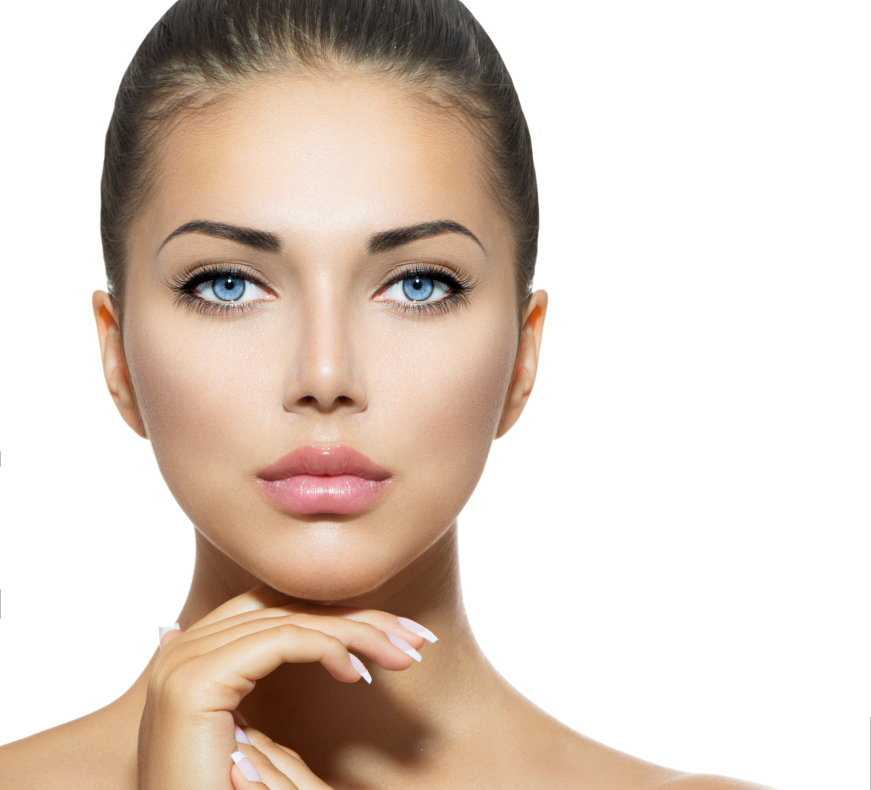
#> input picture assets/dataset1/visage_femme/1.png, 3484 x 3160 px, found by its file name (shown at 1/4 size); its folder holds only this picture in this run
$ jupyter execute --allow-errors face_detection.ipynb
#> lines starting #> are read from the running program, lines starting #| are printed output that depends on the picture
[cell 1]
import numpy as np
import cv2
import requests
import matplotlib.pyplot as plt
from sklearn.datasets import make_blobs, make_circles
from sklearn.metrics import accuracy_score, log_loss
from tqdm import tqdm

[cell 2]
# [10 lines left out: function initialisation, not called in this run]

[cell 3]
# [10 lines left out: function forward_propagation, not called in this run]

[cell 4]
# [15 lines left out: function back_propagation, not called in this run]

[cell 5]
# [9 lines left out: function update, not called in this run]

[cell 6]
# [5 lines left out: function predict, not called in this run]

[cell 7]
# [38 lines left out: function deep_neural_network, not called in this run]

[cell 8]
#########################################################################################

[cell 9]
import cv2
import numpy as np
import requests
import matplotlib.pyplot as plt
import matplotlib.image as mpimg
import sys
import datetime
from tensorflow import keras
from tensorflow.keras.models import Model
import tensorflow as tf

[cell 10]
url_face = r'https://drsainthillier.com/wp-content/uploads/2020/11/visage-homme-chiffres-fond.jpg'
#> (the rest of this cell did not finish here and is left out)

#> (a cell that did not finish here is left out)

#> (a cell that did not finish here is left out)

[cell 13]
#defining an identity kernel, will change nothing because each pixel will remain with is value
kernel = np.matrix([[0,0,0],[0,1,0],[0,0,0]])
print(kernel)
#> (the rest of this cell did not finish here and is left out)

[cell 14]
#defining a vertical edge detection kernel
kernel = np.matrix([[-10,0,10],[-10,0,10],[-10,0,10]])
print(kernel)
#> (the rest of this cell did not finish here and is left out)

[cell 15]
#defining an horizontal edge detection kernel
kernel = np.matrix([[10,10,10],[0,0,0],[-10,-10,-10]])
print(kernel)
#> (the rest of this cell did not finish here and is left out)

[cell 16]
### CONVOLUTION
""" La convolution de f et g s'écrit f∗g, en désignant l'opérateur par le symbole ∗.
Elle est définie comme l'intégrale du produit des deux fonctions après que l'une ait été réfléchie
autour de l'axe des y et décalée. En tant que telle, elle est un type particulier de transformée intégrale """

[cell 17]
#example
from scipy.ndimage import convolve
m = [[10, 10, 1],[10, 1, 1],[-10, 1, 1]]
k = [[10, 10, 10],[0, 0, 0],[-10, -10, -10]]

c= convolve(m, k , mode='constant', cval=0.0)
print('Matrix')
print('\n'.join([''.join(['{:4}'.format(item) for item in row])
      for row in m]))

print('Kernel')
print('\n'.join([''.join(['{:4}'.format(item) for item in row])
      for row in k]))

print('Convolution')
print('\n'.join([''.join(['{:4}'.format(item) for item in row])
      for row in c]))

[cell 18]
k2 = np.matrix(k)
f_min, f_max = k2.min(), k2.max()
filter = (k2 - f_min) / (f_max - f_min)
print(k2.shape)
fig= plt.figure(figsize=(3,3))
plt.imshow(k2)
plt.show
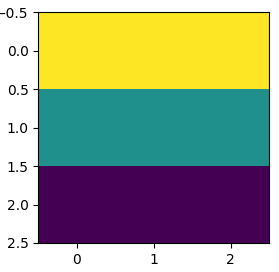
#> figure drawn by matplotlib, 1 panel

[cell 19]
### Réseaux de neurones convolutionnels
"""On peut donc consdiérer un noyau comme un filtre appliqué à l'image pour en tirer des features.
Dans un réseau de neurones convolutionnels c'est le réseau qui va trouver lui même les filtres a appliquer aux images."""

[cell 20]
#Import dataset
import pathlib
import os

data_dir = pathlib.Path('./assets/dataset1')
print(data_dir)
print(os.path.abspath(data_dir))

[cell 21]
image_count = len(list(data_dir.glob('*/*')))
print(image_count)

[cell 22]
batch_size = 3
img_height = 200
img_width = 200

#> (the rest of this cell did not finish here and is left out)

[cell 23]
plt.figure(figsize=(10, 10))
#> (the rest of this cell did not finish here and is left out)

[cell 24]
from tensorflow.keras import layers

num_classes = 2

#> (the rest of this cell did not finish here and is left out)

#> (a cell that did not finish here is left out)

[cell 26]
from google.colab import files
file_to_predict = files.upload()
#> the answer given: 1.png
#> further down, image_to_predict is the input picture: shape (3160, 3484, 3); mean B, G, R 196, 206.7, 221.7
#> (the rest of this cell did not finish here and is left out)
